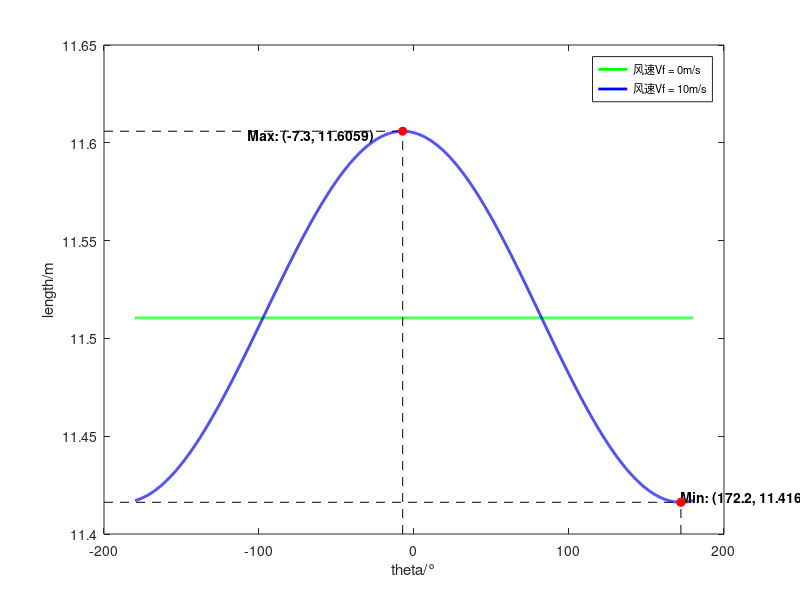

MATLAB code to generate this figure: (Note: this script raises an error after producing the figure.)
clear;
start_velocity= [10.5,10.1,9.9,9.3,9.1,9.9,8.1,8.3,8.2,8.2,8.1,8.0,7.7,7.1,6.9,6.0];
start_angle = [33,34,35,36,31,35,35,32,33,36,35,37,28,35,34,36];
%模型
%fun = @(p,X)X(:,1).*cosd(X(:,2)).*();                       %x轴向，一阶量
%fun = @(p,X)p(3)*0.5./X(:,4).*().*(().^2);                  %x轴向，二阶量
%fun = @(p,X)-X(:,3) + X(:,1).*cosd(X(:,2));                  %水平风
%fun = @(p,X) -X(:,3).*cosd(X(:,5)) +X(:,1).*cosd(X(:,2));     %任意方向
%t = @(p,X)(X(:,1).*sind(X(:,2)) +((X(:,1).*sind(X(:,2))).^2+2*p(2).*()).^0.5)./(); %时间量
%t = @(p,X) p(1) - p(3)*X(:,3).*sind(X(:,5))./X(:,4);                      %p(1)修正
%t = @(p,X)(X(:,1).*sind(X(:,2)) +((X(:,1).*sind(X(:,2))).^2+2*p(2).*(p(1) - p(3)*X(:,3).*sind(X(:,5))./X(:,4)-p(4)*X(:,3).*cosd(X(:,5))./X(:,4))).^0.5)./(p(1) - p(3)*X(:,3).*sind(X(:,5))./X(:,4)-p(4)*X(:,3).*cosd(X(:,5))./X(:,4)); %时间量
%t1 = @(p,X)(X(:,1).*sind(X(:,2)) +((X(:,1).*sind(X(:,2))).^2+2*p(2)*p(1)).^0.5)/p(1);
%t2 = @(p,X)(X(:,1).*sind(X(:,2)) +((X(:,1).*sind(X(:,2))).^2+2*p(2).*(p(1) - p(3)*X(:,3)./X(:,4))).^0.5)./(p(1) - p(3)*X(:,3)./X(:,4));
%fun = @(p,X)X(:,1).*cosd(X(:,2)).*((X(:,1).*sind(X(:,2)) +((X(:,1).*sind(X(:,2))).^2+2*p(2).*(p(1) - p(3)*X(:,3).*sind(X(:,5))./X(:,4))).^0.5)./(p(1) - p(3)*X(:,3).*sind(X(:,5))./X(:,4))) - p(3)*0.5./X(:,4).*(-X(:,3).*cosd(X(:,5)) +X(:,1).*cosd(X(:,2))).*(((X(:,1).*sind(X(:,2)) +((X(:,1).*sind(X(:,2))).^2+2*p(2).*(p(1) - p(3)*X(:,3).*sind(X(:,5))./X(:,4))).^0.5)./(p(1) - p(3)*X(:,3).*sind(X(:,5))./X(:,4))).^2);


%fun = @(p,X)(exp(-p(3)./(X(:,4)).*((X(:,1).*sind(X(:,2)) + ((X(:,1).*sind(X(:,2))).^2+2*p(1)*p(2)).^0.5)/p(1))).*(p(1)./(X(:,4)).*p(4)./(X(:,4)) + (p(3)./(X(:,4))).^2.*(X(:,3).*cosd(X(:,5))) - (p(4)./(X(:,4))).^2.*(X(:,3).*cosd(X(:,5))) - (p(3)./(X(:,4))).^2.*(X(:,1).*cosd(X(:,2))) - 2*p(3)./(X(:,4)).*p(4)./(X(:,4)).*(X(:,3).*sind(X(:,5))) + p(3)./(X(:,4)).*p(4)./(X(:,4)).*(X(:,1).*sind(X(:,2)))))./(p(3)./(X(:,4))).^3 - (p(1)*p(4)./(X(:,4)) + (p(3)./(X(:,4))).^2.*(X(:,3).*cosd(X(:,5))) - (p(4)./(X(:,4))).^2.*(X(:,3).*cosd(X(:,5))) - (p(3)./(X(:,4))).^2.*(X(:,1).*cosd(X(:,2))) - 2*p(3)./(X(:,4)).*p(4)./(X(:,4)).*(X(:,3).*sind(X(:,5))) + p(3)./(X(:,4)).*p(4)./(X(:,4)).*(X(:,1).*sind(X(:,2))))./(p(3)./(X(:,4))).^3 + (((X(:,1).*sind(X(:,2)) + ((X(:,1).*sind(X(:,2))).^2+2*p(1)*p(2)).^0.5)/p(1)).*(p(1)*p(4)./(X(:,4)) + (p(3)./(X(:,4))).^2.*(X(:,3).*cosd(X(:,5))) - (p(4)./(X(:,4))).^2.*(X(:,3).*cosd(X(:,5))) - 2*p(3)./(X(:,4)).*p(4)./(X(:,4)).*(X(:,3).*sind(X(:,5))) + p(3)./(X(:,4)).*p(4)./(X(:,4)).*(X(:,1).*sind(X(:,2)))))./(p(3)./(X(:,4))).^2 + (((X(:,1).*sind(X(:,2)) + ((X(:,1).*sind(X(:,2))).^2+2*p(1)*p(2)).^0.5)/p(1)).^2.*((p(4)./(X(:,4))).^2.*(X(:,3).*cosd(X(:,5))) - p(1)*p(4)./(X(:,4)) + p(3)./(X(:,4)).*p(4)./(X(:,4)).*(X(:,3).*sind(X(:,5)))))./(2*p(3)./(X(:,4)));
 

%考虑空气阻力和空气升力
%公式


fun =@(p,X)(exp(-p(3)*((X(:,1).*sind(X(:,2)) + ((X(:,1).*sind(X(:,2))).^2 + 2*p(2)*(p(1) - p(4)*X(:,3).*cosd(X(:,5)) - p(3)*X(:,3).*sind(X(:,5)))).^0.5)./(p(1) - p(4)*X(:,3).*cosd(X(:,5)) - p(3)*X(:,3).*sind(X(:,5))))).*(p(1)*p(4) + p(3)^2*X(:,3).*cosd(X(:,5)) - p(4)^2*X(:,3).*cosd(X(:,5)) - p(3)^2*X(:,1).*cosd(X(:,2)) - 2*p(3)*p(4)*X(:,3).*sind(X(:,5)) + p(3)*p(4)*X(:,1).*sind(X(:,2))))/p(3)^3 - (p(1)*p(4) + p(3)^2*X(:,3).*cosd(X(:,5)) - p(4)^2*X(:,3).*cosd(X(:,5)) - p(3)^2*X(:,1).*cosd(X(:,2)) - 2*p(3)*p(4)*X(:,3).*sind(X(:,5)) + p(3)*p(4)*X(:,1).*sind(X(:,2)))/p(3)^3 + (((X(:,1).*sind(X(:,2)) + ((X(:,1).*sind(X(:,2))).^2 + 2*p(2)*(p(1) - p(4)*X(:,3).*cosd(X(:,5)) - p(3)*X(:,3).*sind(X(:,5)))).^0.5)./(p(1) - p(4)*X(:,3).*cosd(X(:,5)) - p(3)*X(:,3).*sind(X(:,5)))).*(p(1)*p(4) + p(3)^2*X(:,3).*cosd(X(:,5)) - p(4)^2*X(:,3).*cosd(X(:,5)) - 2*p(3)*p(4)*X(:,3).*sind(X(:,5)) + p(3)*p(4)*X(:,1).*sind(X(:,2))))/p(3)^2 + (((X(:,1).*sind(X(:,2)) + ((X(:,1).*sind(X(:,2))).^2 + 2*p(2)*(p(1) - p(4)*X(:,3).*cosd(X(:,5)) - p(3)*X(:,3).*sind(X(:,5)))).^0.5)./(p(1) - p(4)*X(:,3).*cosd(X(:,5)) - p(3)*X(:,3).*sind(X(:,5)))).^2.*(p(4)^2*X(:,3).*cosd(X(:,5)) - p(1)*p(4) + p(3)*p(4)*X(:,3).*sind(X(:,5))))/(2*p(3)); 
fun_2 =@(p,X)((1 - p(3)*((X(:,1).*sind(X(:,2)) + ((X(:,1).*sind(X(:,2))).^2 + 2*p(2)*(p(1) - p(4)*X(:,3).*cosd(X(:,5)) - p(3)*X(:,3).*sind(X(:,5)))).^0.5)./(p(1) - p(4)*X(:,3).*cosd(X(:,5)) - p(3)*X(:,3).*sind(X(:,5)))) + 0.5*(p(3)*((X(:,1).*sind(X(:,2)) + ((X(:,1).*sind(X(:,2))).^2 + 2*p(2)*(p(1) - p(4)*X(:,3).*cosd(X(:,5)) - p(3)*X(:,3).*sind(X(:,5)))).^0.5)./(p(1) - p(4)*X(:,3).*cosd(X(:,5)) - p(3)*X(:,3).*sind(X(:,5))))).^2).*(p(1)*p(4) + p(3)^2*X(:,3).*cosd(X(:,5)) - p(4)^2*X(:,3).*cosd(X(:,5)) - p(3)^2*X(:,1).*cosd(X(:,2)) - 2*p(3)*p(4)*X(:,3).*sind(X(:,5)) + p(3)*p(4)*X(:,1).*sind(X(:,2))))/p(3)^3 - (p(1)*p(4) + p(3)^2*X(:,3).*cosd(X(:,5)) - p(4)^2*X(:,3).*cosd(X(:,5)) - p(3)^2*X(:,1).*cosd(X(:,2)) - 2*p(3)*p(4)*X(:,3).*sind(X(:,5)) + p(3)*p(4)*X(:,1).*sind(X(:,2)))/p(3)^3 + (((X(:,1).*sind(X(:,2)) + ((X(:,1).*sind(X(:,2))).^2 + 2*p(2)*(p(1) - p(4)*X(:,3).*cosd(X(:,5)) - p(3)*X(:,3).*sind(X(:,5)))).^0.5)./(p(1) - p(4)*X(:,3).*cosd(X(:,5)) - p(3)*X(:,3).*sind(X(:,5)))).*(p(1)*p(4) + p(3)^2*X(:,3).*cosd(X(:,5)) - p(4)^2*X(:,3).*cosd(X(:,5)) - 2*p(3)*p(4)*X(:,3).*sind(X(:,5)) + p(3)*p(4)*X(:,1).*sind(X(:,2))))/p(3)^2 + (((X(:,1).*sind(X(:,2)) + ((X(:,1).*sind(X(:,2))).^2 + 2*p(2)*(p(1) - p(4)*X(:,3).*cosd(X(:,5)) - p(3)*X(:,3).*sind(X(:,5)))).^0.5)./(p(1) - p(4)*X(:,3).*cosd(X(:,5)) - p(3)*X(:,3).*sind(X(:,5)))).^2.*(p(4)^2*X(:,3).*cosd(X(:,5)) - p(1)*p(4) + p(3)*p(4)*X(:,3).*sind(X(:,5))))/(2*p(3)); 


%参数设置(考虑空气升力时k为k/m,X(4)此时无用)
Pi = 3.14;
k0 = 0.5*0.53*1.293*((0.05)^2)*Pi;
p = [9.81,1.5,0.004,0.005];
v = 10;
a = 38;
m = 0.5;


%风速固定时，落地距离与风向的关系图




c_theta = -180:0.1:180;
c_vf = zeros(size(c_theta));
c_vf(:) = 0;
c_velocity = zeros(size(c_theta));
c_velocity(:) = v;
c_angle = zeros(size(c_theta));
c_angle(:) = a;
c_m = zeros(size(c_theta));
c_m(:) = m;


c_l = fun(p,[c_velocity',c_angle',c_vf',c_m',c_theta']);
%x1 = fun(p,[v,a,0,0.5,0]);
figure;
plot(c_theta,c_l, 'LineWidth', 2,'Color', 'g');
hold on ;
c_vf(:) = 10;
c_l = fun(p,[c_velocity',c_angle',c_vf',c_m',c_theta']);
plot(c_theta,c_l, 'LineWidth', 2,'Color', 'b');


[max_val, max_idx] = max(c_l);
[min_val, min_idx] = min(c_l);

hold on;

line([-200, c_theta(max_idx)], [max_val, max_val], 'LineStyle', '--', 'Color', 'k');
line([-200, c_theta(min_idx)], [min_val, min_val], 'LineStyle', '--', 'Color', 'k');
line([c_theta(max_idx), c_theta(max_idx)], [11.4, max_val], 'LineStyle', '--', 'Color', 'k');
line([c_theta(min_idx), c_theta(min_idx)], [11.4, min_val], 'LineStyle', '--', 'Color', 'k');


text(c_theta(max_idx)-100, max_val-0.0025, ['Max: (', num2str(c_theta(max_idx)), ', ', num2str(max_val), ')'], 'FontSize', 10, 'FontWeight', 'bold');
text(c_theta(min_idx), min_val+0.002, ['Min: (', num2str(c_theta(min_idx)), ', ', num2str(min_val), ')'], 'FontSize', 10, 'FontWeight', 'bold');


plot(c_theta(max_idx), max_val, 'ro', 'MarkerFaceColor', 'r');
plot(c_theta(min_idx), min_val, 'ro', 'MarkerFaceColor', 'r');
hold on;



xlabel('theta/°');
ylabel('length/m');
legend('风速Vf = 0m/s', '风速Vf = 10m/s', 'FontSize', 8);

fig = gcf;
fig.PaperPositionMode = 'auto';
fig_pos = fig.PaperPosition;
fig.PaperSize = [fig_pos(3),fig_pos(4)];
%figure;
%c_vf = -10:0.1:10;
%c_velocity = zeros(size(c_vf));
%c_velocity(:) = v;
%c_angle = zeros(size(c_vf));
%c_angle(:) = a;
%c_m = zeros(size(c_vf));
%c_m(:) = m;
%c_theta = zeros(size(c_vf));
%c_theta(:) = 0;
%c_l = fun(p,[c_velocity',c_angle',c_vf',c_m',c_theta']);
%plot(c_vf,c_l);

%指定出手角度，出手速度，质量时三维关系作图
figure;
theta_range = -180:0.1:180;
vf_range = 0:0.1:20;
[c_theta, c_vf] = meshgrid(theta_range, vf_range);

v = start_velocity(1);
a = start_angle(1);
m = 0.5;

c_velocity = ones(size(c_theta)) * v;
c_angle = ones(size(c_theta)) * a;
c_m = ones(size(c_theta)) * m;

c_l = fun(p, [c_velocity(:), c_angle(:), c_vf(:), c_m(:), c_theta(:)]);
c_l = reshape(c_l, size(c_theta));

surf(c_theta, c_vf, c_l, 'EdgeColor', 'none');
xlabel('theta/°');
ylabel('vf/(m/s)');
zlabel('length/m');

fig = gcf;
fig.PaperPositionMode = 'auto';
fig_pos = fig.PaperPosition;
fig.PaperSize = [fig_pos(3),fig_pos(4)];


%最佳出手角与风速、风向间的关系图

theta_range = -180:0.1:180;
vf_range = 0:0.1:20;
[c_theta, c_vf] = meshgrid(theta_range, vf_range);
velocity = 10;
m = 0.5;
angle_best(size(theta_range),size(vf_range)) = 0;
opts = statset('nlinfit');
opts.RobustWgtFun = 'bisquare';
for i = 1:size(theta_range')
    for j = 1:size(vf_range')
        objective = @(angle) -fun(p,[velocity,angle,vf_range(j),m,theta_range(i)]);
        angle_best(i,j) = fminbnd(objective, 0, 90, opts);
    end
end
figure;
surf(c_theta, c_vf, angle_best', 'EdgeColor', 'none');
xlabel('theta/°');
ylabel('vf/(m/s)');
zlabel('best-angle/°');
fig = gcf;
fig.PaperPositionMode = 'auto';
fig_pos = fig.PaperPosition;
fig.PaperSize = [fig_pos(3),fig_pos(4)];